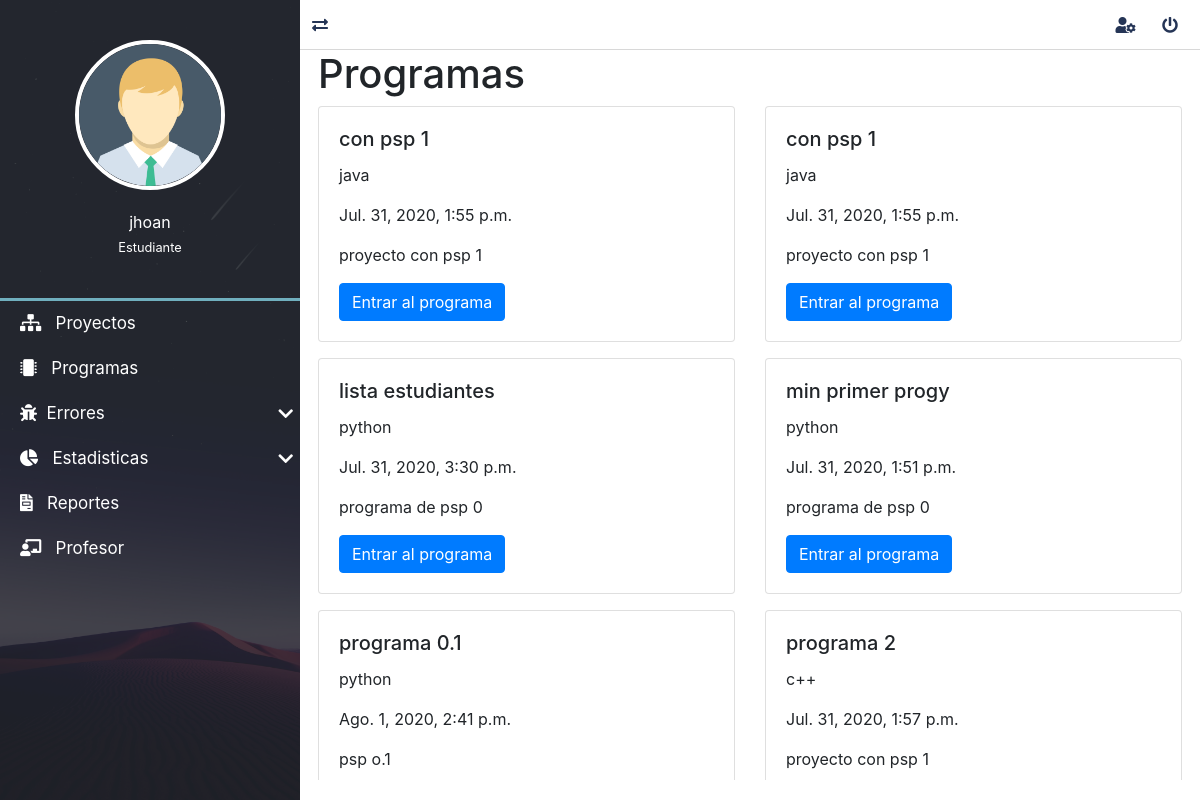
Screenshot of /programas/ (signed in) with the database file from the repository.
### programas/models.py (models this page shows, shortened)
class Programa(models.Model):
    id_usuario = models.ForeignKey(settings.AUTH_USER_MODEL, verbose_name="usuario", on_delete=models.CASCADE)
    id_proyecto = models.ForeignKey("proyectos.Proyecto", verbose_name="proyecto", on_delete=models.CASCADE)
    nombre = models.CharField(verbose_name="Nombre", max_length=200)
    descripcion = models.TextField(verbose_name="Descripción")
    id_lenguaje = models.ForeignKey("mainApp.Lenguaje", verbose_name="lenguaje", on_delete=models.CASCADE)
    id_medida = models.ForeignKey("mainApp.Medida", verbose_name="medida", on_delete=models.CASCADE)
    fecha_creacion = models.DateTimeField(auto_now_add=True, verbose_name="Fecha de creación")
    fecha_actualizacion = models.DateTimeField(auto_now=True, verbose_name="Fecha de edición")
    fecha_finalizacion = models.DateTimeField(verbose_name="Fecha de finalización", null=True, blank=True)
    class Meta:
        verbose_name = "Programa"
        verbose_name_plural = "Programas"
        ordering = ['nombre', 'fecha_creacion']

### mainApp/models.py (models this page shows)
class Lenguaje(models.Model):
    nombre = models.CharField(verbose_name="Nombre", max_length=200)
    class Meta:
        verbose_name = "Lenguaje"
        verbose_name_plural = "Lenguajes"
        ordering = ['nombre']
    def __str__(self):
        return self.nombre

### proyectos/models.py (models this page shows)
class Proyecto(models.Model):
    nombre=models.CharField(max_length=50, verbose_name="Nombre")
    id_proceso = models.ForeignKey("mainApp.Proceso", verbose_name="Proceso", on_delete=models.CASCADE)
    descripcion=models.TextField(verbose_name="Descripcion")
    fechaInicio=models.DateTimeField(auto_now_add=True, verbose_name="fechaCreacion")
    ultimaActualizacion=models.DateTimeField(auto_now=True, verbose_name="Actualizado")
    class Meta:
        verbose_name ="Proyecto"
        verbose_name_plural ="Proyectos"
    def __str__(self):
        return self.nombre

### programas/views.py (the view)
# urls.py: path('programas/', include('programas.urls')),
@login_required(login_url='login')
def programas(request):
    cont=Programa.objects.all()
    return render(request,'programaT/programas.html',{
        'title':'Programas',
        'contes':cont
    })

### mainApp/context_processors.py (called while the page is built)
def get_programasDeUsuario(request):
    programas= Programa.objects.all()
    return {'lista_programas':programas}

def get_lenguajes(request):
    lenguajes = Lenguaje.objects.all()
    return {'lista_lenguajes':lenguajes}

def get_medidas(request):
    medidas = Medida.objects.all()
    return {'lista_medidas':medidas}

def get_fases(request):
    fases = Fase.objects.all()
    return {'lista_fases':fases}

def get_tiposdefectos(request):
    tipos_defectos = TiposDefecto.objects.all()
    return {'lista_tipos_defectos':tipos_defectos}

### proyectos/context_processors.py (called while the page is built)
def get_proyecto(request):
    proyecto= Proyecto.objects.values_list('id','nombre','id_proceso' ,'descripcion', 'fechaInicio')
    return {
        'proyectos':proyecto
    }

### programas/templates/programaT/programas.html (shortened to what this page needs)
{% extends 'layouts/layout.html' %}
{% block content %}
    <h1>{{title}}</h1>
    <div class="row">
        {% for j in contes %}
        {% if j.id_usuario_id == request.user.id %}
            <div class="col-sm-6 mb-3">
                <div class="card">
                    <div class="card-body">
                        <h5 class="card-title">{{j.nombre}}</h5>
                        <p class="card-text">{{j.id_lenguaje}}</p>
                        <p class="card-text">{{j.fecha_creacion}}</p>
                        <p class="card-text">{{j.id_proyecto}}</p>
                        <a href="{% url 'detalles_programa' j.id j.nombre|slugify %}" class="btn btn-primary">Entrar al programa</a>
                    </div>
                </div>
            </div>
            {% endif %}
        {% endfor %}
    </div>
{% endblock content %}

### mainApp/templates/layouts/layout.html (shortened to what this page needs)
{% load static %}
<!DOCTYPE html>
<html lang="es">
<head>
	<link rel="stylesheet" href="{% static 'dashboar/css/normalize.css' %}">
	<link rel="stylesheet" href="{% static 'dashboar/css/style.css' %}">
	<link rel="stylesheet" href="{% static 'dashboar/css/all.css' %}">
	<link rel="stylesheet" href="{% static 'dashboar/css/sweetalert2.min.css' %}">
	<link rel="stylesheet" href="{% static 'dashboar/css/jquery.mCustomScrollbar.css' %}">
	<link rel="stylesheet" href="https://stackpath.bootstrapcdn.com/bootstrap/4.5.0/css/bootstrap.min.css">
	<link rel="stylesheet" type="text/css" href="{% static 'css/style.css' %}">
</head>
<body>
	<main class="full-box main-container">
		<section class="full-box nav-lateral">
			<div class="full-box nav-lateral-content">
				<figure class="full-box nav-lateral-avatar">
					<img src=" {% static 'dashboar/assets/avatar/Avatar.png' %}" class="img-fluid" alt="Avatar">
					<figcaption class="roboto-medium text-center">
						{{request.user.first_name}} <br>
						{% if request.user.is_superuser %}
							<small class="roboto-condensed-light">Administrador</small>
						{% elif request.user.is_staff %}
							<small class="roboto-condensed-light">Profesor</small>
						{% else %}
							<small class="roboto-condensed-light">Estudiante</small>
						{% endif %}
					</figcaption>
				</figure>
				<div class="full-box nav-lateral-bar"></div>
				<nav class="full-box nav-lateral-menu">
					<ul>
						<li>
							<a href=" {% url 'proyectos' %}"><i class="fas fa-sitemap"></i> &nbsp; Proyectos</a>
						</li>
						{% if request.user.profesor %}
						<li>
							<a href="#" class="nav-btn-submenu"><i class="fas fa-users"></i> &nbsp; Estudiantes <i class="fas fa-chevron-down"></i></a>
							<ul>
								<li>
									<a href="{% url 'lista_no_certificados' %}"><i class="fas fa-user"></i> &nbsp; No certificados</a>
								</li>
								<li>
									<a href="{% url 'lista_certificar' %}"><i class="fas fa-user-check"></i> &nbsp; Certificar</a>
								</li>
								<li>
									<a href="{% url 'lista_certificados' %}"><i class="fas fa-user-graduate"></i> &nbsp; Certificados</a>
								</li>
							</ul>
						</li>
						{% else %}
						<li>
							<a href=" {% url 'programas' %}"><i class="fas fa-microchip"></i> &nbsp; Programas</a>
						</li>
						<li>
							<a href="#" class="nav-btn-submenu"><i class="fas fa-bug"></i></i> &nbsp;Errores<i class="fas fa-chevron-down"></i></a>
						</li>
						<li>
							<a href="#" class="nav-btn-submenu"><i class="fas fa-chart-pie"></i> &nbsp; Estadisticas <i class="fas fa-chevron-down"></i></a>
						</li>
						<li>
							<a href="{% url 'lista_reportes' %}"><i class="fas fa-file-invoice"></i> &nbsp; Reportes</a>
						</li>
						<li>
							<a href="{% url 'profesor_detaller' %}"><i class="fas fa-chalkboard-teacher"></i> &nbsp; Profesor</a>
						</li>
						{% endif %}
					</ul>
				</nav>
			</div>
		</section>
		<section class="full-box page-content">
			<nav class="full-box navbar-info">
				<a href="#" class="float-left show-nav-lateral">
					<i class="fas fa-exchange-alt"></i>
				</a>
				{% if user.email %}
					{% if title != 'Perfil de usuario' %}
						<a href="{% url 'editPerfilUs' %}">
							<i class="fas fa-user-cog"></i>
						</a>
					{% endif %}
					<a href="#" class="btn-exit-system">
						<i class="fas fa-power-off"></i>
					</a>
				{% else %}
					<a href="{% url 'login' %}">
						<i class="fas fa-sign-in-alt"></i>
					</a>
				{% endif %}
			</nav>
			 <div class="content-box">
				{% block content %}
				{% endblock content %}
			</div>
		</section>
	</main>
</body>
</html>

### mainApp/static/dashboar/css/style.css (style rules this page uses)
:root { --color-one: #F5F5F5; --color-two: #24292E; --color-three: #70afbe; --form-color: #14111A; --accent-color: #253556; --border-color: #D8D8D8; }
body,html { width: 100vw; height: 100vh; background-color: var(--color-one); color: #333; font-size: 16px; }
.full-box { margin: 0; padding: 0; box-sizing: border-box; width: 100%; }
.main-container { height: 100%; position: absolute; top: 0; left: 0; overflow: hidden; }
.page-content, .nav-lateral { height: 100%; overflow: hidden; }
.page-content { position: relative; padding-left: 300px; transition: all .2s ease-in-out; padding-bottom: 20px; }
.nav-lateral { width: 300px; position: absolute; top: 0; left: 0; z-index: 1; transition: all .2s ease-in-out; background-image: url('../assets/img/nav-font.jpg'); background-position: center center; background-size: cover; }
.nav-lateral-content { max-width: 300px; height: 100%; background-color: rgba(36, 41, 46, .8); }
.nav-lateral-bar { height: 3px; background-color: var(--color-three); }
.nav-lateral-avatar { padding: 40px 0; }
.nav-lateral-avatar img { width: 50%; margin: 0 auto; display: block; border: 4px solid #FFF; border-radius: 100%; }
.nav-lateral-avatar figcaption { margin-top: 20px; color: #FFF; }
.nav-lateral-menu { height: auto; }
.nav-lateral-menu ul { margin: 0; padding: 0; list-style: none; }
.nav-lateral-menu ul li { width: 100%; height: auto; }
.nav-lateral-menu ul li a { display: block; width: 100%; height: 45px; line-height: 45px; text-decoration: none; color: #FFF; font-size: 17px; box-sizing: border-box; padding-left: 20px; transition: all .2s ease-in-out; }
.nav-lateral-menu .fa-chevron-down, .nav-lateral-menu .fa-chevron-up { float: right; height: 45px; line-height: 45px; margin-right: 7px; transition: all .2s ease-in-out; }
.navbar-info { height: 50px; border-bottom: 1px solid var(--border-color); text-align: right; padding-right: 10px; }
.navbar-info a { color: var(--accent-color); height: 50px; min-width: 40px; text-align: center; line-height: 50px; display: inline-block; transition: all .2s ease-out; user-select: none; }
.content-box { margin-left: 2%; margin-right: 2%; }

### mainApp/static/dashboar/css/all.css (style rules this page uses)
.fa, .fas, .far, .fal, .fab { -moz-osx-font-smoothing: grayscale; -webkit-font-smoothing: antialiased; display: inline-block; font-style: normal; font-variant: normal; text-rendering: auto; line-height: 1; }
.fa-bug:before { content: "\f188"; }
.fa-chalkboard-teacher:before { content: "\f51c"; }
.fa-chart-pie:before { content: "\f200"; }
.fa-chevron-down:before { content: "\f078"; }
.fa-exchange-alt:before { content: "\f362"; }
.fa-file-invoice:before { content: "\f570"; }
.fa-microchip:before { content: "\f2db"; }
.fa-power-off:before { content: "\f011"; }
.fa-sitemap:before { content: "\f0e8"; }
.fa-user-cog:before { content: "\f4fe"; }
.fa, .fas { font-family: 'Font Awesome 5 Free'; font-weight: 900; }

### mainApp/static/css/style.css (style rules this page uses)
:root { --fondo: url("../img/fondoLogin.png"); --porsentaje-borde-radius: 5%; --px-borde-radius: 4px; --bac-color: #70afbe; --shadow-box: 0px 4px 18px 3px rgba(0,0,0,0.75);; }
.card { transition: box-shadow 0.5s; }

### rows the page displays
Programa: nombre "con psp 1", id_lenguaje "java", fecha_creacion "Jul. 31, 2020, 1:55 p.m.", id_proyecto "proyecto con psp 1"
Programa: nombre "con psp 1", id_lenguaje "java", fecha_creacion "Jul. 31, 2020, 1:55 p.m.", id_proyecto "proyecto con psp 1"
Programa: nombre "lista estudiantes", id_lenguaje "python", fecha_creacion "Jul. 31, 2020, 3:30 p.m.", id_proyecto "programa de psp 0"
Programa: nombre "min primer progy", id_lenguaje "python", fecha_creacion "Jul. 31, 2020, 1:51 p.m.", id_proyecto "programa de psp 0"
Programa: nombre "programa 0.1", id_lenguaje "python", fecha_creacion "Ago. 1, 2020, 2:41 p.m.", id_proyecto "psp o.1"
Programa: nombre "programa 2", id_lenguaje "c++", fecha_creacion "Jul. 31, 2020, 1:57 p.m.", id_proyecto "proyecto con psp 1"

### other values shown
{{ request.user.first_name }} "jhoan"
{{ title }} "Programas"
